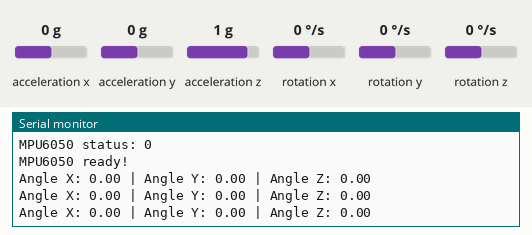
Recording of a sketch running on a simulated ESP32. Parts: the last lines printed to the serial monitor. The inputs (shaded band) are chosen by the test bench; at power-on: acceleration x 0 g, acceleration y 0 g, acceleration z 1 g, rotation z 0 °/s, rotation x 0 °/s, rotation y 0 °/s.

Above: at 3.2 s.
3.3 s: acceleration x set to -1.4 g
At 3.9 s:
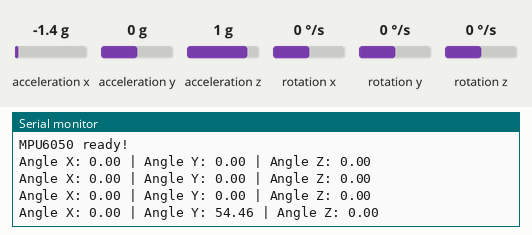
4.8 s: acceleration y set to -1.4 g
At 5.4 s:
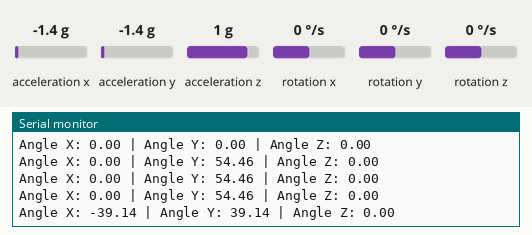
6.3 s: acceleration z set to -1.4 g
At 6.9 s:
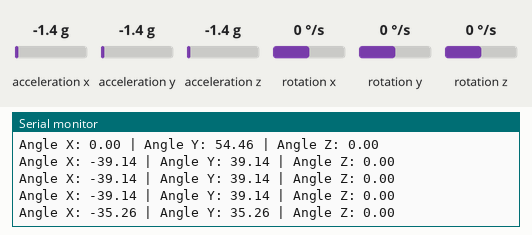
7.8 s: rotation z set to -192 °/s
At 8.4 s:
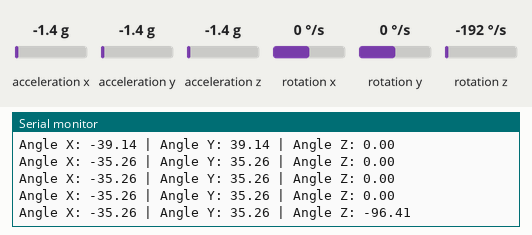
Timing chart, 0 to 10.3 s (numbered marks = the images above; inputs shaded):
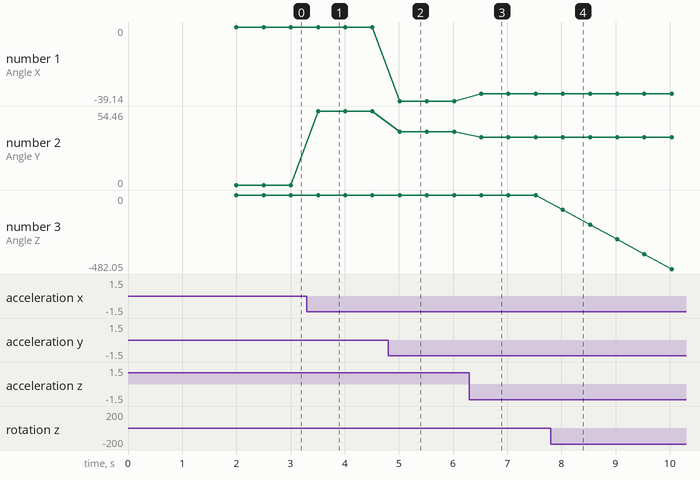

The sketch:

MPU6050_ESP32_38PIN.ino
```cpp
#include <Wire.h>
#include <MPU6050_light.h>

MPU6050 mpu(Wire);

void setup() {
  Serial.begin(115200);
  Wire.begin(21, 22);  // SDA = GPIO21, SCL = GPIO22

  byte status = mpu.begin();
  Serial.print("MPU6050 status: ");
  Serial.println(status);
  while (status != 0) {
    Serial.println("MPU6050 initialization failed!");
    delay(1000);
  }

  Serial.println("MPU6050 ready!");
  delay(1000);
  mpu.calcOffsets(); // calibrate
}

void loop() {
  mpu.update();

  Serial.print("Angle X: ");
  Serial.print(mpu.getAngleX());
  Serial.print(" | Angle Y: ");
  Serial.print(mpu.getAngleY());
  Serial.print(" | Angle Z: ");
  Serial.println(mpu.getAngleZ());

  delay(500);
}
```

Measured:
- after the input at 3.3 s, the serial monitor: prints a new line after 0.21 s (image 1)
- after the input at 4.8 s, the serial monitor: prints a new line after 0.21 s (image 2)
- after the input at 6.3 s, the serial monitor: prints a new line after 0.22 s (image 3)
- after the input at 7.8 s, the serial monitor: prints a new line after 0.23 s (image 4)
- plotted number 1: 0 → -39.14 after the input at 4.8 s, -39.14 → -35.26 after the input at 6.3 s
- plotted number 2: 0 → 54.46 after the input at 3.3 s, 54.46 → 39.14 after the input at 4.8 s, 39.14 → 35.26 after the input at 6.3 s
- plotted number 3: 0 → -482.05 after the input at 7.8 s
